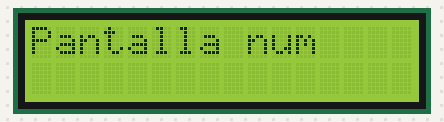
Recording of a sketch running on a simulated Arduino Uno, built with avr-gcc and run on an emulated ATmega328P. Parts: 16×2 character LCD.

Above: at 0.1 s.
At 2.1 s:
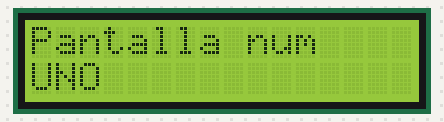

Measured:
- what the display in image 1 shows lasts 2.0 s, from 2.1 s to 4.1 s

The sketch:

pryecto.ino
```cpp
#include <LiquidCrystal.h> //librería
LiquidCrystal lcd(7, 8, 9, 10, 11, 12); //pines de la placa

void setup() {
lcd.begin(16, 2);
}

void loop() {
lcd.print("Pantalla num");
delay(2000);
lcd.setCursor(0, 1);
lcd.print("UNO");
delay(2000);
lcd.clear();
}
```
